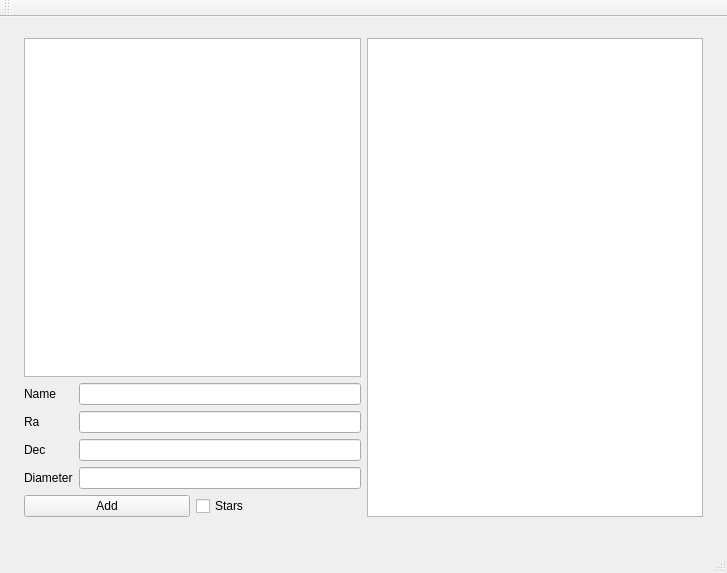
<?xml version="1.0" encoding="UTF-8"?>
<ui version="4.0">
 <class>examClass</class>
 <widget class="QMainWindow" name="examClass">
  <property name="geometry">
   <rect>
    <x>0</x>
    <y>0</y>
    <width>727</width>
    <height>573</height>
   </rect>
  </property>
  <property name="windowTitle">
   <string>exam</string>
  </property>
  <widget class="QWidget" name="centralWidget">
   <widget class="QWidget" name="">
    <property name="geometry">
     <rect>
      <x>13</x>
      <y>10</y>
      <width>701</width>
      <height>501</height>
     </rect>
    </property>
    <layout class="QHBoxLayout" name="horizontalLayout_2">
     <item>
      <layout class="QVBoxLayout" name="verticalLayout_2">
       <item>
        <widget class="QTableView" name="star_tableView"/>
       </item>
       <item>
        <layout class="QGridLayout" name="gridLayout">
         <item row="0" column="0">
          <widget class="QLabel" name="label">
           <property name="text">
            <string>Name</string>
           </property>
          </widget>
         </item>
         <item row="0" column="1">
          <widget class="QLineEdit" name="name_lineEdit"/>
         </item>
         <item row="1" column="0">
          <widget class="QLabel" name="label_2">
           <property name="text">
            <string>Ra</string>
           </property>
          </widget>
         </item>
         <item row="1" column="1">
          <widget class="QLineEdit" name="ra_lineEdit"/>
         </item>
         <item row="2" column="0">
          <widget class="QLabel" name="label_3">
           <property name="text">
            <string>Dec</string>
           </property>
          </widget>
         </item>
         <item row="2" column="1">
          <widget class="QLineEdit" name="dec_lineEdit"/>
         </item>
         <item row="3" column="0">
          <widget class="QLabel" name="label_4">
           <property name="text">
            <string>Diameter</string>
           </property>
          </widget>
         </item>
         <item row="3" column="1">
          <widget class="QLineEdit" name="diameter_lineEdit"/>
         </item>
        </layout>
       </item>
       <item>
        <layout class="QHBoxLayout" name="horizontalLayout">
         <item>
          <widget class="QPushButton" name="add_pushButton">
           <property name="text">
            <string>Add</string>
           </property>
          </widget>
         </item>
         <item>
          <widget class="QCheckBox" name="checkBox">
           <property name="text">
            <string>Stars</string>
           </property>
          </widget>
         </item>
        </layout>
       </item>
      </layout>
     </item>
     <item>
      <layout class="QVBoxLayout" name="verticalLayout_3">
       <item>
        <widget class="QListWidget" name="listWidget"/>
       </item>
      </layout>
     </item>
    </layout>
   </widget>
  </widget>
  <widget class="QMenuBar" name="menuBar">
   <property name="geometry">
    <rect>
     <x>0</x>
     <y>0</y>
     <width>727</width>
     <height>21</height>
    </rect>
   </property>
  </widget>
  <widget class="QToolBar" name="mainToolBar">
   <attribute name="toolBarArea">
    <enum>TopToolBarArea</enum>
   </attribute>
   <attribute name="toolBarBreak">
    <bool>false</bool>
   </attribute>
  </widget>
  <widget class="QStatusBar" name="statusBar"/>
 </widget>
 <layoutdefault spacing="6" margin="11"/>
 <resources>
  <include location="exam.qrc"/>
 </resources>
 <connections/>
</ui>
